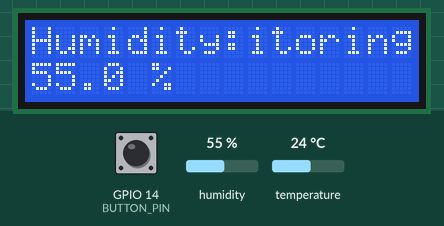
The sketch below on a simulated ESP32. Shown: 16×2 character LCD. The inputs (shaded band) are chosen by the test bench; at power-on: GPIO 14 (BUTTON_PIN) HIGH, humidity 55 %, temperature 24 °C. What the sketch prints to the serial monitor is not drawn.

Above: at 1.2 s.
1.3 s: GPIO 14 (BUTTON_PIN) pulled LOW for 0.65 s
At 3.0 s:
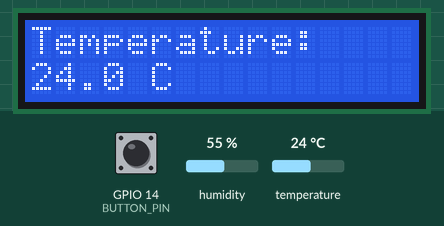
3.4 s: GPIO 14 (BUTTON_PIN) pulled LOW for 1 s
At 5.1 s:
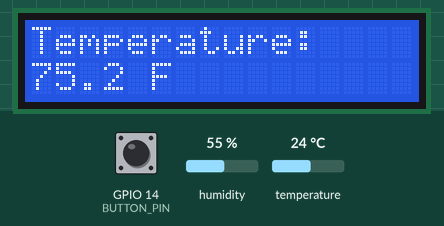
5.9 s: GPIO 14 (BUTTON_PIN) pulled LOW for 0.65 s
At 6.9 s:
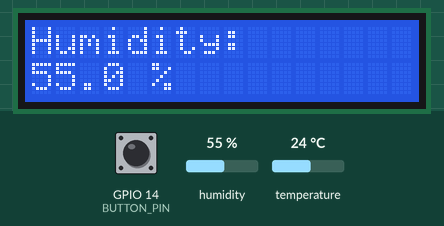
8.0 s: humidity set to 22 %
At 9.7 s:
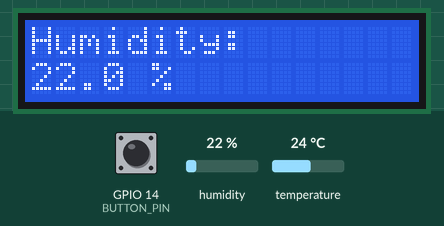
10.2 s: humidity set to 40 %
At 11.7 s:
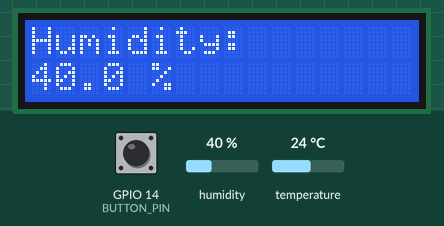
12.3 s: humidity set to 68 %
At 13.7 s:
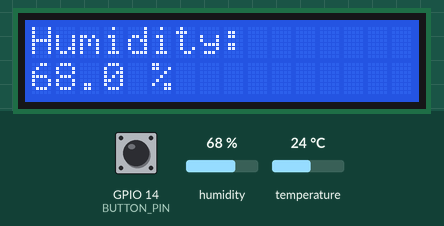
Timing chart, 0 to 15.3 s (numbered marks = the images above; inputs shaded):
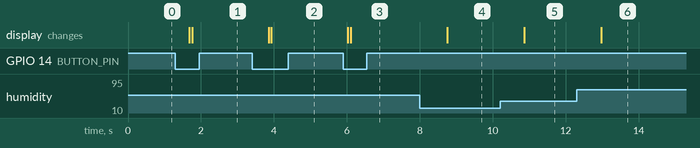

Measured:
- after the input at 1.3 s, the display: first changes after 0.38 s (image 1 shows a later state)
- after the input at 3.4 s, the display: first changes after 0.46 s (image 2 shows a later state)
- after the input at 5.9 s, the display: first changes after 0.13 s (image 3 shows a later state)
- after the input at 8.0 s, the display: changes after 0.76 s (image 4)
- after the input at 10.2 s, the display: changes after 0.67 s (image 5)
- after the input at 12.3 s, the display: changes after 0.68 s (image 6)

The sketch:

dht_lcd.ino
```cpp
#include <Wire.h>
#include <LiquidCrystal_I2C.h>
#include <DHT.h>

// Konfigurasi DHT22
#define DHTPIN 13
#define DHTTYPE DHT11

// Konfigurasi Button
#define BUTTON_PIN 14

// Inisialisasi sensor dan LCD
DHT dht(DHTPIN, DHTTYPE);
LiquidCrystal_I2C lcd(0x27, 16, 2);

// Mode pengukuran
int mode = 0;
int lastButtonState = HIGH;

void setup() {
    Serial.begin(115200);

    dht.begin();

    pinMode(BUTTON_PIN, INPUT_PULLUP);

    Wire.begin(21, 22);
    lcd.init();
    lcd.backlight();

    lcd.setCursor(0, 0);
    lcd.print("DHT22 Monitoring");

    lcd.setCursor(0, 1);
    lcd.print("Press Button");
}

void loop() {
    int buttonState = digitalRead(BUTTON_PIN);

    // Mendeteksi tombol ditekan
    if (lastButtonState == HIGH && buttonState == LOW) {
        mode++;

        if (mode > 2) {
            mode = 0;
        }

        lcd.clear();
        delay(50);
    }

    lastButtonState = buttonState;

    // Mode 0: Kelembapan
    if (mode == 0) {
        float h = dht.readHumidity();

        if (isnan(h)) {
            lcd.setCursor(0, 0);
            lcd.print("Sensor Error");
        } else {
            lcd.setCursor(0, 0);
            lcd.print("Humidity:");

            lcd.setCursor(0, 1);
            lcd.print(h, 1);
            lcd.print(" %       ");

            Serial.print("Humidity: ");
            Serial.print(h);
            Serial.println(" %");
        }
    }

    // Mode 1: Celsius
    else if (mode == 1) {
        float t = dht.readTemperature();

        if (isnan(t)) {
            lcd.setCursor(0, 0);
            lcd.print("Sensor Error");
        } else {
            lcd.setCursor(0, 0);
            lcd.print("Temperature:");

            lcd.setCursor(0, 1);
            lcd.print(t, 1);
            lcd.print(" C       ");

            Serial.print("Temperature: ");
            Serial.print(t);
            Serial.println(" C");
        }
    }

    // Mode 2: Fahrenheit
    else if (mode == 2) {
        float f = dht.readTemperature(true);

        if (isnan(f)) {
            lcd.setCursor(0, 0);
            lcd.print("Sensor Error");
        } else {
            lcd.setCursor(0, 0);
            lcd.print("Temperature:");

            lcd.setCursor(0, 1);
            lcd.print(f, 1);
            lcd.print(" F       ");

            Serial.print("Temperature: ");
            Serial.print(f);
            Serial.println(" F");
        }
    }

    delay(500);
}
```
